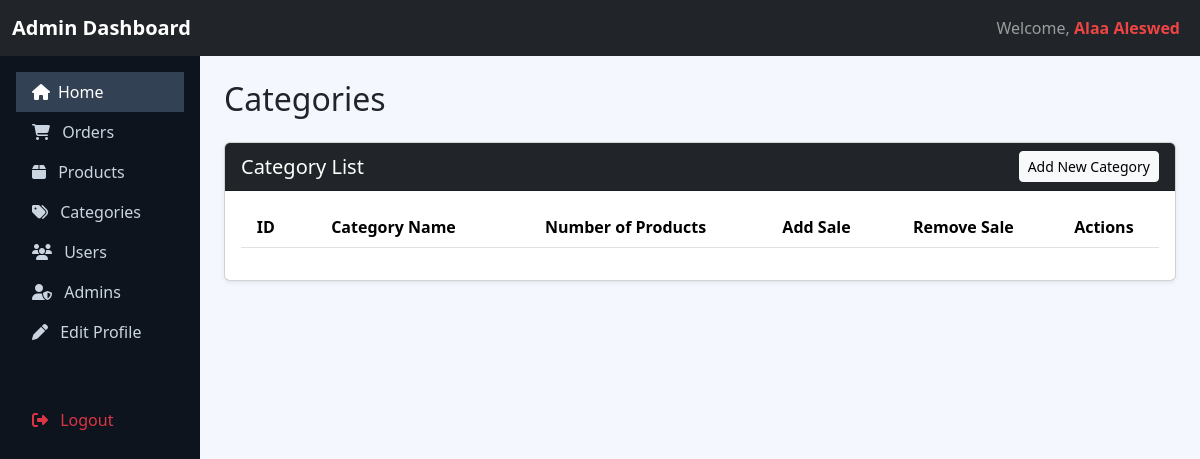
Page /adminDashboard/categories.php on the earlier database version.
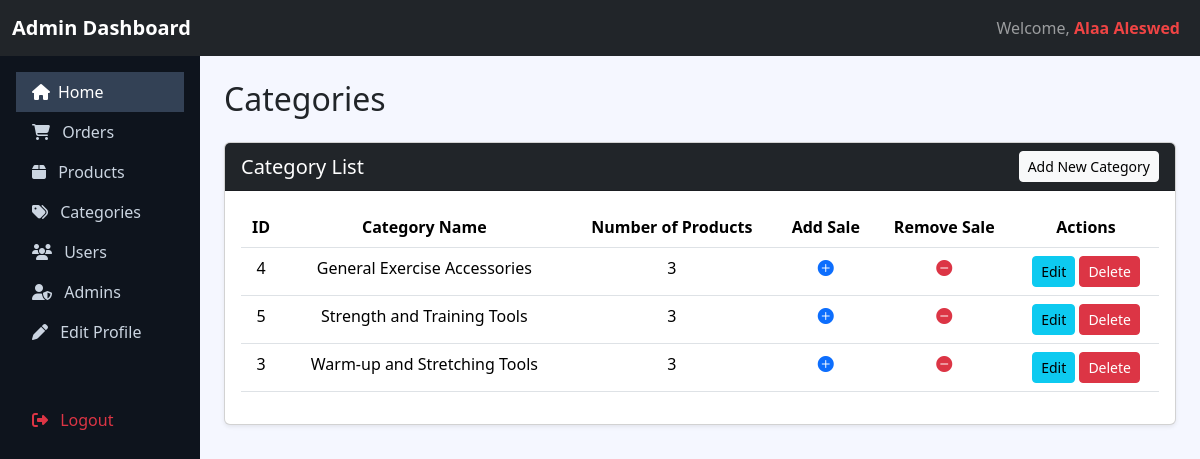
Same page on the later database version.
### tables this page shows
CREATE TABLE `categories` (
  `id` int(11) NOT NULL,
  `name` varchar(100) NOT NULL,
  `description` text DEFAULT NULL,
  `created_at` timestamp NOT NULL DEFAULT current_timestamp()
);

### config/database.php (called while the page is built)
<?php
return [
    'type' => 'pdo',
    'host' => '127.0.0.1',
    'username' => 'root',
    'password' => '',
    'database' => 'ecommerce_db',
    'options' => [
        PDO::ATTR_ERRMODE => PDO::ERRMODE_EXCEPTION,
        PDO::ATTR_DEFAULT_FETCH_MODE => PDO::FETCH_ASSOC,
        PDO::ATTR_EMULATE_PREPARES => false
    ]
];

### classes/Database.php (called while the page is built, shortened)
<?php
class Database {
    private static $instance = null;
    private $conn;
    private function __construct() {
        $config = require_once __DIR__ . '/../config/database.php';
        try {
            if ($config['type'] === 'mysqli') {
                $this->conn = new mysqli(
                    $config['host'],
                    $config['username'],
                    $config['password'],
                    $config['database']
                );
                if ($this->conn->connect_error) {
                    throw new Exception("Connection failed: " . $this->conn->connect_error);
                }
            } else {
                $dsn = "mysql:host={$config['host']};dbname={$config['database']};charset=utf8mb4";
                $this->conn = new PDO($dsn, $config['username'], $config['password'], [
                    PDO::ATTR_ERRMODE => PDO::ERRMODE_EXCEPTION,
                    PDO::ATTR_DEFAULT_FETCH_MODE => PDO::FETCH_ASSOC
                ]);
            }
        } catch (Exception $e) {
            die("Database connection error: " . $e->getMessage());
        }
    }
    public static function getInstance() {
        if (self::$instance === null) {
            self::$instance = new self();
        }
        return self::$instance;
    }
    public function getConnection() {
        return $this->conn;
    }
}

### classes/category.php (called while the page is built, shortened)
<?php
class Category{
private $db;
private $table= "categories";
 public function __construct(){
    $this->db =Database::getInstance()->getConnection();
 }
        public function getAll() {
            $sql = 'SELECT id, name FROM ' . $this->table . ' ORDER BY name';
            $stmt = $this->db->prepare($sql);
             $stmt->execute();
            return $stmt->fetchAll(PDO::FETCH_ASSOC);}
}

### classes/Product.php (called while the page is built, shortened)
<?php
class Product
{
    private $db;
    private $table = "products";
    public function __construct()
    {
        $this->db = Database::getInstance()->getConnection();
    }
    public function getTotalCount($search = '', $category_id = null, $featured = null)
    {
        $sql = "SELECT COUNT(*) as total FROM " . $this->table . " WHERE 1=1";
        $params = [];
        if ($category_id !== null && is_numeric($category_id)) {
            $sql .= " AND category_id = :category_id";
            $params[":category_id"] = $category_id;
        }
        $stmt = $this->db->prepare($sql);
        foreach ($params as $key => $value) {
            $paramType = strpos($key, "search") !== false ? PDO::PARAM_STR : PDO::PARAM_INT;
            $stmt->bindValue($key, $value, $paramType);
        }
        $stmt->execute();
        $result = $stmt->fetch(PDO::FETCH_ASSOC);
        return (int) $result["total"];
    }
}

### adminDashboard/categories.php (the view, shortened to what the changed rows need)
<?php
include 'includes/header.php';
require_once "../classes/Database.php";
require_once "../classes/Category.php";
require_once "../classes/Product.php";
$categoryObj = new Category();
$productObj  = new Product();
$categories = $categoryObj->getAll();
?>
<main class="col-md-9 ms-sm-auto col-lg-10 px-md-4 py-4">
    <h2 class="mb-4">Categories</h2>
    <div id="categoriesTable" class="card shadow-sm">
        <div class="card-body">
            <div class="table-responsive">
                <table class="table table-hover text-center">
                    <thead>
                        <tr>
                            <th>ID</th>
                            <th>Category Name</th>
                            <th>Number of Products</th>
                            <th>Add Sale</th>
                            <th>Remove Sale</th>
                            <th>Actions</th>
                        </tr>
                    </thead>
                    <tbody>
                        <?php foreach ($categories as $cat): ?>
                            <tr>
                                <td><?= $cat['id'] ?></td>
                                <td><?= htmlspecialchars($cat['name']) ?></td>
                                <td><?= $productObj->getTotalCount('', $cat['id']) ?></td>
                                <td>
                                    <i class="bi bi-plus-circle-fill text-primary" role="button"
                                        onclick="showAddSale(<?= $cat['id'] ?>)">
                                    </i>
                                </td>
                                <td>
                                    <i class="bi bi-dash-circle-fill text-danger" role="button"
                                        onclick="removeSaleConfirm(<?= $cat['id'] ?>)">
                                    </i>
                                </td>
                                <td>
                                    <a href="edit_category.php?id=<?= $cat['id'] ?>" class="btn btn-sm btn-info">Edit</a>
                                    <a href="handlers/delete_category.php?id=<?= $cat['id'] ?>"
                                        class="btn btn-sm btn-danger" onclick="return confirm('Delete this category?')">
                                        Delete
                                    </a>
                                </td>
                            </tr>
                        <?php endforeach; ?>
                    </tbody>
                </table>
            </div>
        </div>
    </div>
</main>
</div>
</body>
</html>

Differences in the rows shown:
added categories: id "4", name "General Exercise Accessories", TotalCount "3"
added categories: id "5", name "Strength and Training Tools", TotalCount "3"
added categories: id "3", name "Warm-up and Stretching Tools"
